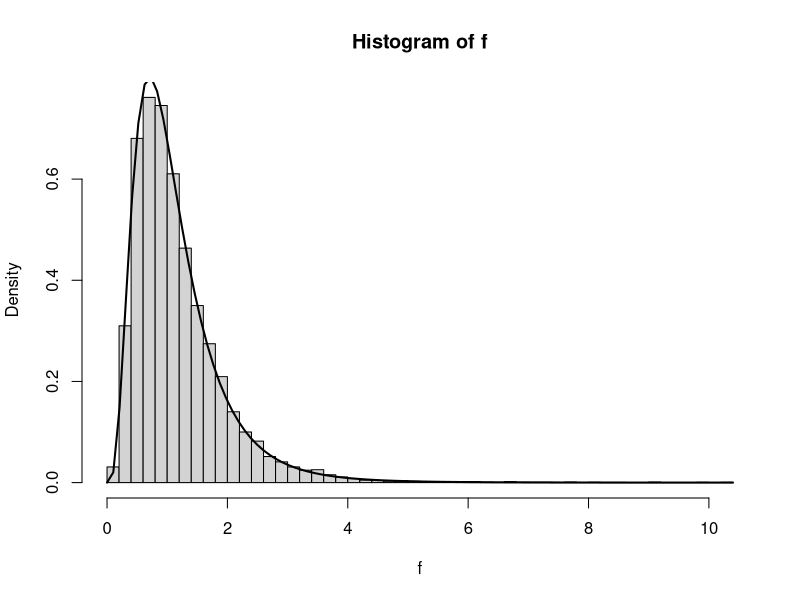
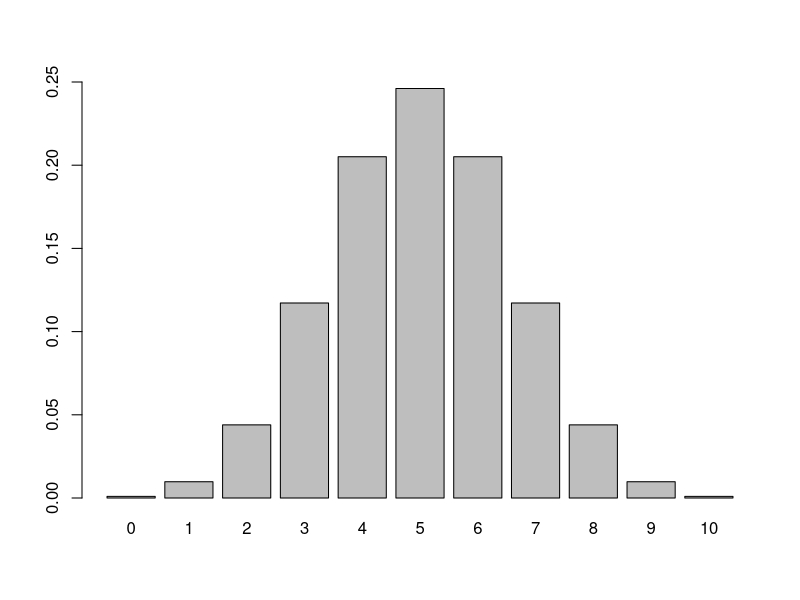
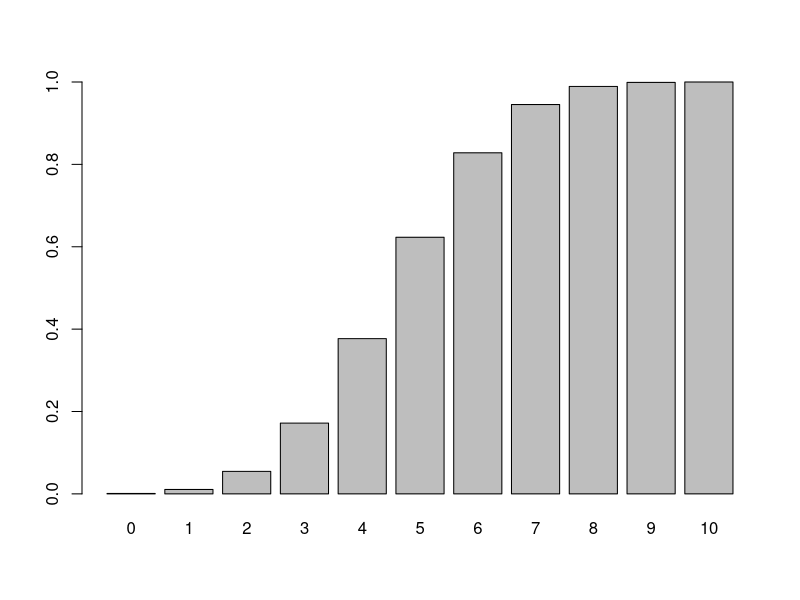
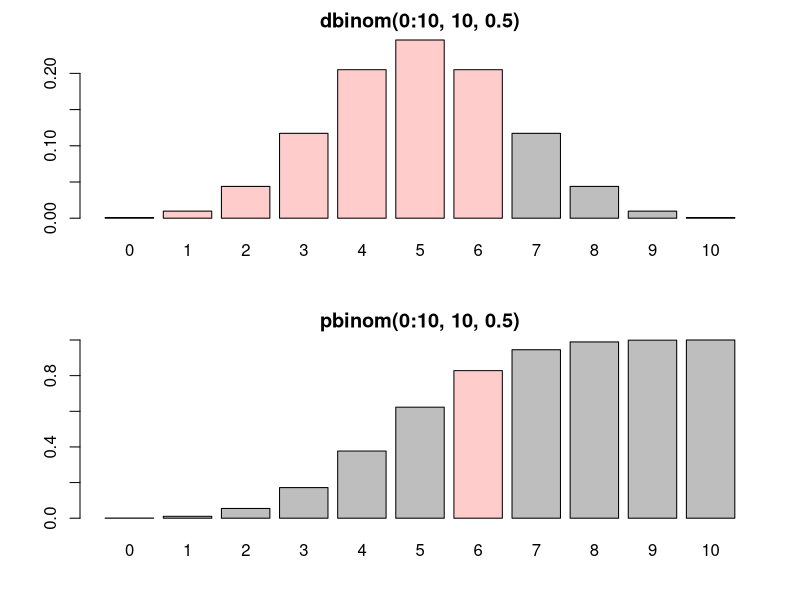
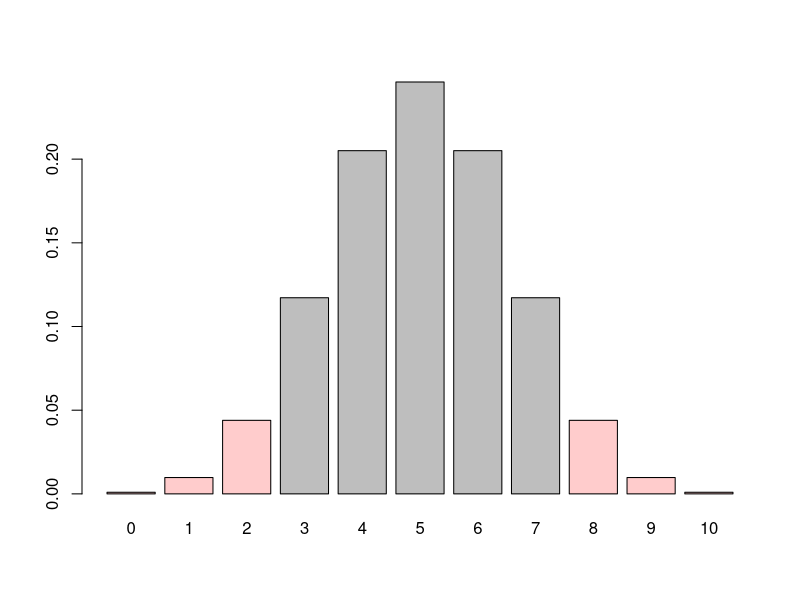

The R source for these figures, in order: (Note: this script raises an error after producing the figures.)
## ---- chunk 1
set.seed(100)
knitr::opts_chunk$set(fig.align = "center", prompt = TRUE, dpi = 196)
options(width = 63)
## ---- chunk 2
f <- replicate(10000, 
      (sum(rnorm(10) ^ 2) / 10) / (sum(rnorm(15) ^ 2) / 15)
     )
hist(f, breaks = 40, freq = FALSE)
curve(df(x, 10, 15), add = TRUE, lwd = 2)
## ---- chunk 3
factorial(0)
factorial(4)
## ---- chunk 4
choose(5, 3)
## ---- chunk 5
n <- 5; r <- 3
prod((n + 1 - 1):(n + 1 - r) / 1:r)
## ---- chunk 6
sum(dbinom(6:10, 10, 0.5))
## ---- chunk 7
dbinom(5, 5, prob = 0.9)
sum(dbinom(4:5, 5, prob = 0.9))
## ---- chunk 8
barplot(dbinom(0:10, 10, 0.5), names.arg = 0:10,
        ylim = c(0, 0.25))
## ---- chunk 9
barplot(pbinom(0:10, 10, 0.5), names.arg = 0:10)
## ---- chunk 10
opar <- par(mar = c(4, 4, 2, 2), mfrow = c(2, 1))

bar.color <- rep("gray", 11)
bar.color[1:7] <- rgb(1, 0, 0, 0.2)
barplot(dbinom(0:10, 10, 0.5), names.arg = 0:10, 
        col = bar.color, main = "dbinom(0:10, 10, 0.5)")


bar.color <- rep("gray", 11)
bar.color[7] <- rgb(1, 0, 0, 0.2)
barplot(pbinom(0:10, 10, 0.5), names.arg = 0:10,
        col = bar.color, main = "pbinom(0:10, 10, 0.5)")

par(opar)
## ---- chunk 11
bar.color <- rep("gray", 11)
bar.color[1:3] <- rgb(1, 0, 0, 0.2)
bar.color[9:11] <- rgb(1, 0, 0, 0.2) 
barplot(dbinom(0:10, 10, 0.5), names.arg = 0:10, col = bar.color)
## ---- chunk 12
events <- 0:10
rare <- events[events <= 2 | events >= 10 - 2]
rare
## ---- chunk 13
sum(dbinom(rare, 10, 0.5))
## ---- chunk 14
binom.test(2, 10)
## ---- chunk 15
binom.test(1, 10)$p.value
## ---- chunk 16
dbinom(1, 10, 0.5)
## ---- chunk 17
pval <- numeric(11)
pval[1] <- binom.test(0, 10)$p.value
pval[2] <- binom.test(1, 10)$p.value
pval[3] <- binom.test(2, 10)$p.value
pval[4] <- binom.test(3, 10)$p.value
pval[5] <- binom.test(4, 10)$p.value
pval[6] <- binom.test(5, 10)$p.value
pval[7] <- binom.test(6, 10)$p.value
pval[8] <- binom.test(7, 10)$p.value
pval[9] <- binom.test(8, 10)$p.value
pval[10] <- binom.test(9, 10)$p.value
pval[11] <- binom.test(10, 10)$p.value
pval
## ---- chunk 18
for (i in 1:3){
  print(i * i)
}
## ---- chunk 19
pval <- numeric(11)
for (i in 0:10){
  pval[i+1] <- binom.test(i, 10)$p.value
}
pval
## ---- chunk 20
p <- sapply(0:10, function(x) binom.test(x, 10, 0.5)$p.value)
p
## ---- chunk 21
p[p < 0.05]    # p < 0.05 なっている p値
## ---- chunk 22
q <- dbinom(0:10, 10, 0.5)
q[p < 0.05]    # p < 0.05 になる表の回数がでる確率
## ---- chunk 23
sum(q[p < 0.05])   # p < 0.05 になる確率
## ---- chunk 24
n <- 2000
alpha <- 0.05

prob <- 0
for (i in 0:n){
  if (binom.test(i, n)$p.value < alpha) {
    prob <- prob + dbinom(i, n, 0.5)
  }
}
prob
## ---- chunk 25
(nhead <- rbinom(1, 100, 0.5001))
## ---- chunk 26
binom.test(nhead, 100, p = 0.5)$p.value
## ---- chunk 27
nhead2 <- rbinom(1, 250000000, 0.5001)
binom.test(nhead2, 250000000, p = 0.5)$p.value
